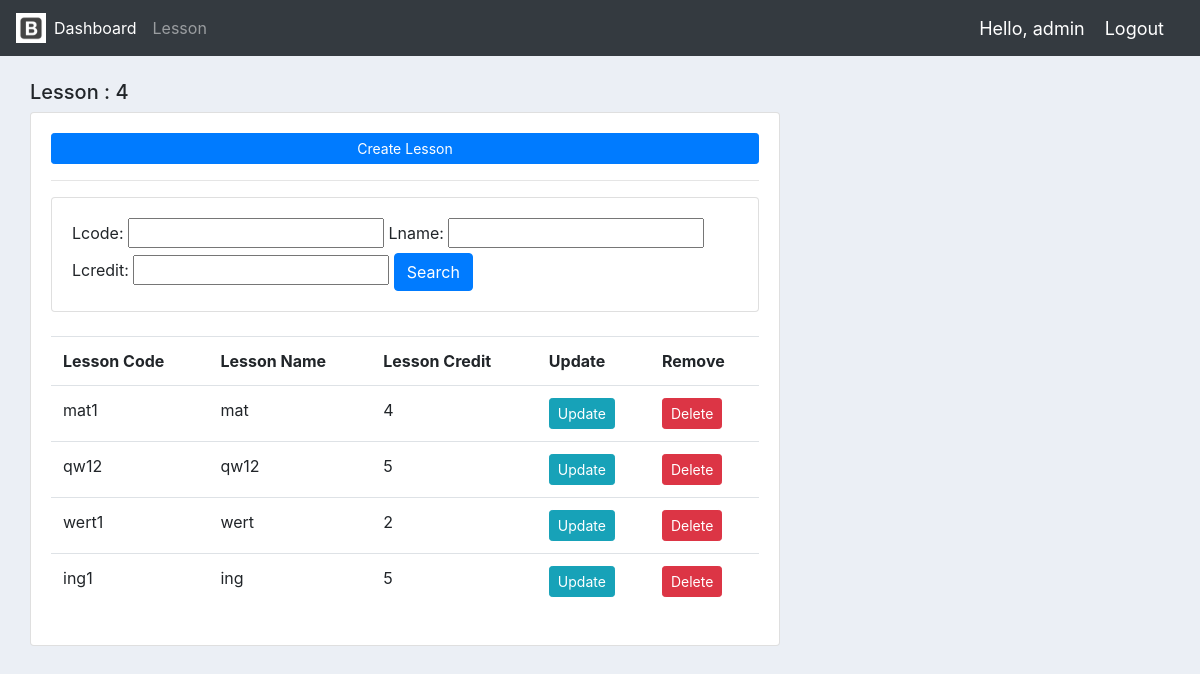
Page /lessons/ (signed in) on the earlier database version.
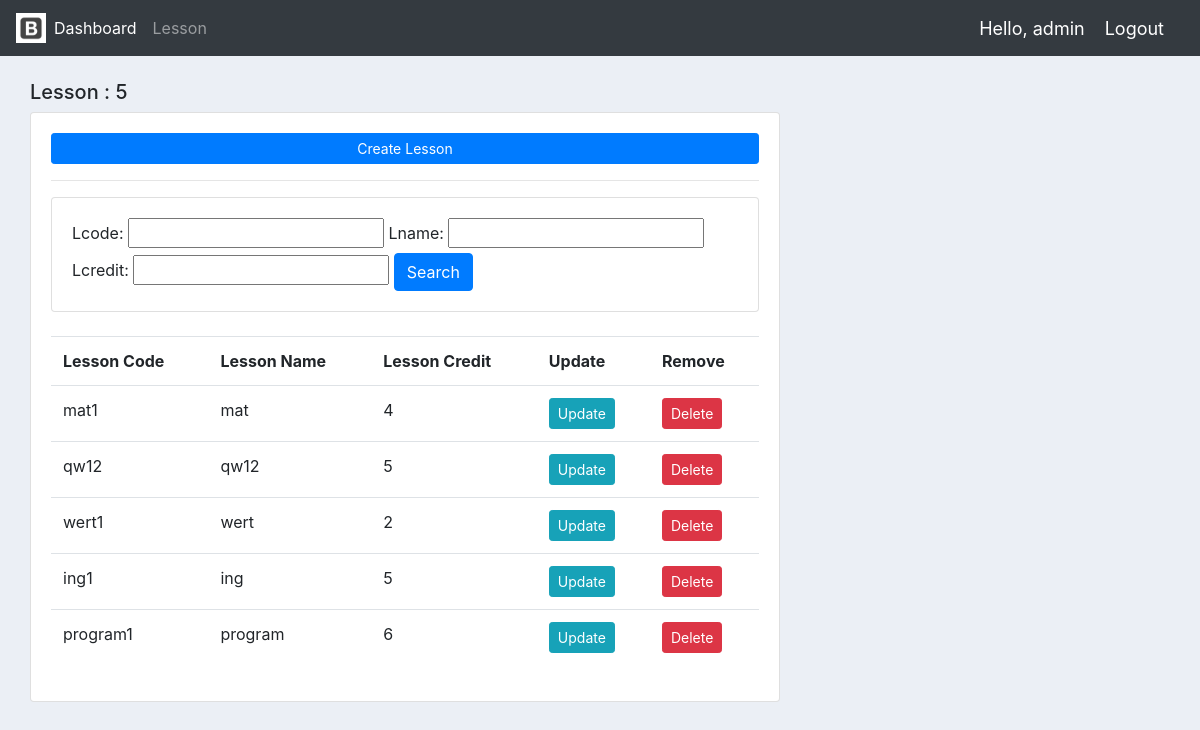
Same page on the later database version.
### myapp/models.py (models this page shows, shortened)
class Lesson(models.Model):
    lcode = models.CharField(blank=True, max_length=50)
    lname = models.CharField(blank=True, max_length=50)
    lcredit = models.IntegerField(blank=True, null=True)

### myapp/decorators.py (the view)
        def wrapper_func(request, *args, **kwargs):
            group =None
            if request.user.groups.exists():
                group = request.user.groups.all()[0].name
            if group in allowed_roles:
                return view_func(request, *args, **kwargs)
            else:
                return HttpResponse('You are not authorized to view this page')

### myapp/views.py (called while the page is built)
@login_required(login_url='login')
@allowed_users(allowed_roles=['admin'])
def lessons(request):
    lessons = Lesson.objects.all()
    myFilter = LessonFilter(request.GET, queryset=lessons)
    lessons = myFilter.qs
    total_lesson = lessons.count()
    context = {
        'lessons':lessons,
        'total_lesson':total_lesson,
        'myFilter':myFilter,
    }
    return  render(request, 'accounts/lesson.html', context)

### myapp/templates/accounts/lesson.html
{% extends 'accounts/main.html' %}
{% block content %}
    <br>
        <div class="col-md-8">
            <h5>Lesson : {{ total_lesson }}</h5>
            <div class="card card-body">
                <a class="btn btn-primary btn-sm btn-block" href="{% url 'create_lesson' %}">Create Lesson</a>
                <hr>
                <div class="row">
                    <div class="col">
                        <div class="card card-body">
                            <form method="get">
                                {{ myFilter.form }}
                                <button class="btn btn-primary" type="submit">Search</button>
                            </form>
                        </div>
                    </div>
                </div>
                <br>
                <table class="table">
                    <tr>
                        <th>Lesson Code</th>
                        <th>Lesson Name</th>
                        <th>Lesson Credit</th>
                        <th>Update</th>
                        <th>Remove</th>
                    </tr>
                    {% for i in lessons %}
                        <tr>
                            <td>{{ i.lcode }}</td>
                            <td>{{ i.lname }}</td>
                            <td>{{ i.lcredit }}</td>
                            <td><a class="btn btn-sm btn-info" href="{% url 'update_lesson' i.id %}">Update</a></td>
                            <td><a class="btn btn-sm btn-danger" href="{% url 'delete_lesson' i.id %}">Delete</a></td>
                        </tr>
                    {% endfor %}
                </table>
            </div>
        </div>
    </div>
{% endblock content %}

Differences in the rows shown:
added Lesson: lcode "program1", lname "program", lcredit "6"
Other differences:
{{ total_lesson }}: "4" → "5"
